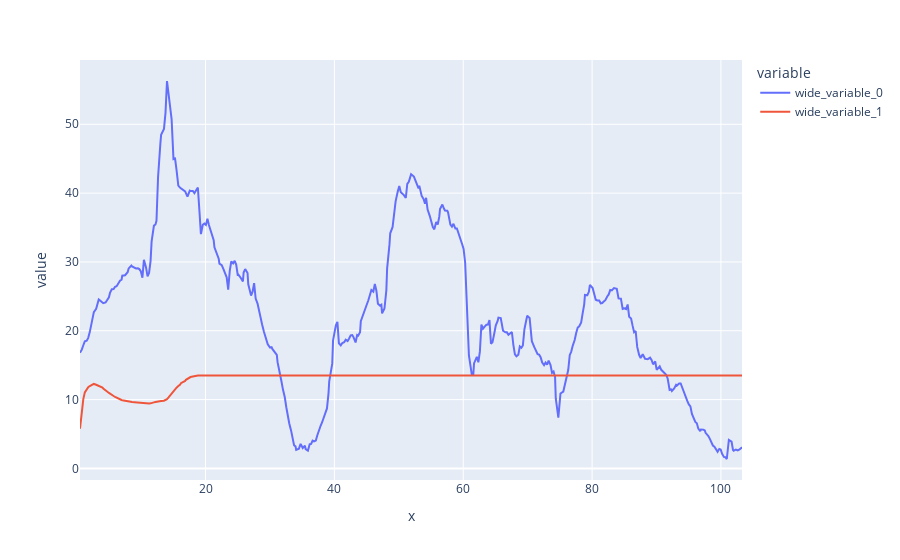

Notebook source saved alongside this figure:
### Code cell
px.line(y = [neo6mdf.speed,ukfdf.speed],x=ukfdf.time)

### Figure 1 — Plotly figure (JSON) as saved in the notebook; plotly's stock layout.template omitted (floating-point values rounded to 4 significant figures; data arrays with more than 128 entries replaced by an {"elided": "..."} marker saying what was removed)
{"data": [{"hovertemplate": "variable=wide_variable_0<br>x=%{x}<br>value=%{y}<extra></extra>", "legendgroup": "wide_variable_0", "line": {"color": "#636efa", "dash": "solid"}, "mode": "lines", "name": "wide_variable_0", "orientation": "v", "showlegend": true, "type": "scatter", "x": {"elided": "408 float values"}, "xaxis": "x", "y": {"elided": "408 float values"}, "yaxis": "y"}, {"hovertemplate": "variable=wide_variable_1<br>x=%{x}<br>value=%{y}<extra></extra>", "legendgroup": "wide_variable_1", "line": {"color": "#EF553B", "dash": "solid"}, "mode": "lines", "name": "wide_variable_1", "orientation": "v", "showlegend": true, "type": "scatter", "x": {"elided": "408 float values"}, "xaxis": "x", "y": {"elided": "408 float values"}, "yaxis": "y"}], "layout": {"legend": {"title": {"text": "variable"}, "tracegroupgap": 0}, "margin": {"t": 60}, "xaxis": {"anchor": "y", "domain": [0, 1], "title": {"text": "x"}}, "yaxis": {"anchor": "x", "domain": [0, 1], "title": {"text": "value"}}}}
